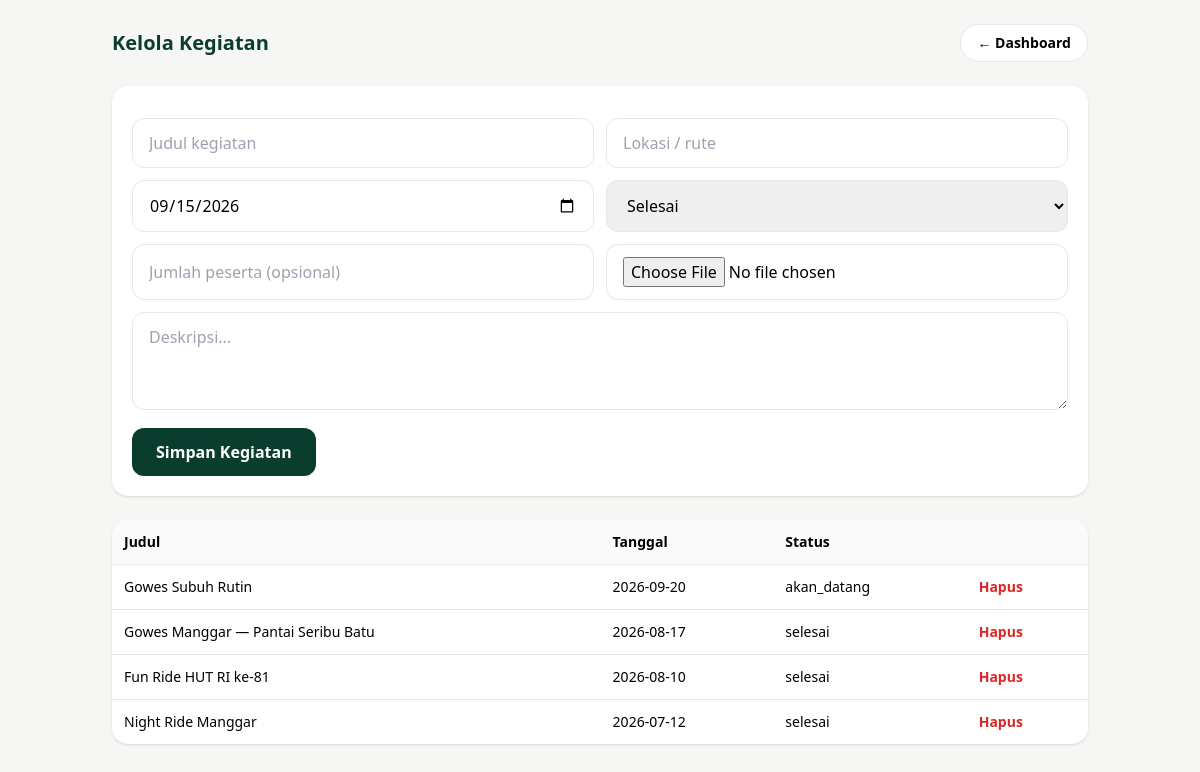
Page /admin/kegiatan.php (signed in) on the committed database.
### tables this page shows
CREATE TABLE IF NOT EXISTS kegiatan (
  id INT AUTO_INCREMENT PRIMARY KEY,
  judul VARCHAR(200) NOT NULL,
  slug VARCHAR(220) NOT NULL UNIQUE,
  tanggal DATE NOT NULL,
  lokasi VARCHAR(200) NOT NULL,
  deskripsi TEXT NOT NULL,
  foto_cover VARCHAR(255) DEFAULT NULL,
  status ENUM('akan_datang','selesai') NOT NULL DEFAULT 'selesai',
  peserta INT DEFAULT NULL,
  created_at TIMESTAMP DEFAULT CURRENT_TIMESTAMP,
  updated_at TIMESTAMP DEFAULT CURRENT_TIMESTAMP ON UPDATE CURRENT_TIMESTAMP,
  INDEX idx_tanggal (tanggal),
  INDEX idx_status (status)
);

### includes/functions.php (called while the page is built, shortened)
<?php
function e($s){ return htmlspecialchars($s??'',ENT_QUOTES,'UTF-8'); }

### admin/kegiatan.php (the view, shortened to what this page needs)
<?php require_once __DIR__.'/../includes/config.php'; require_once __DIR__.'/../includes/functions.php'; require_login();
$rows=[]; if($pdo) try{ $rows=$pdo->query("SELECT * FROM kegiatan ORDER BY tanggal DESC")->fetchAll(); }catch(Throwable $e){}
?>
<!doctype html><html lang="id"><head><script src="https://cdn.tailwindcss.com"></script></head><body class="bg-[#F6F7F4] min-h-screen">
<div class="max-w-5xl mx-auto p-4 md:p-6 space-y-6">
<div class="flex items-center justify-between"><h1 class="text-xl font-extrabold text-[#0B3D2E]">Kelola Kegiatan</h1><a href="<?=BASE_URL?>/admin/dashboard.php" class="px-4 py-2 rounded-full bg-white border text-sm font-bold">← Dashboard</a></div>
<form method="post" enctype="multipart/form-data" class="bg-white rounded-2xl p-5 shadow space-y-3">
<div class="grid md:grid-cols-2 gap-3">
<input name="judul" required placeholder="Judul kegiatan" class="px-4 py-3 rounded-xl border">
<input name="lokasi" required placeholder="Lokasi / rute" class="px-4 py-3 rounded-xl border">
<input name="tanggal" type="date" required value="<?=date('Y-m-d')?>" class="px-4 py-3 rounded-xl border">
<select name="status" class="px-4 py-3 rounded-xl border"><option value="selesai">Selesai</option><option value="akan_datang">Akan datang</option></select>
<input name="peserta" type="number" placeholder="Jumlah peserta (opsional)" class="px-4 py-3 rounded-xl border">
<input name="foto" type="file" accept="image/*" class="px-4 py-3 rounded-xl border bg-white">
</div>
<textarea name="deskripsi" rows="3" placeholder="Deskripsi..." class="w-full px-4 py-3 rounded-xl border"></textarea>
<button class="px-6 py-3 rounded-xl bg-[#0B3D2E] text-white font-bold">Simpan Kegiatan</button>
</form>
<div class="bg-white rounded-2xl shadow overflow-hidden">
<table class="w-full text-sm">
<tr class="bg-zinc-50 text-left"><th class="p-3">Judul</th><th class="p-3">Tanggal</th><th class="p-3">Status</th><th class="p-3"></th></tr>
<?php foreach($rows as $r): ?>
<tr class="border-t"><td class="p-3 font-medium"><?=e($r['judul'])?></td><td class="p-3"><?=e($r['tanggal'])?></td><td class="p-3"><?=e($r['status'])?></td><td class="p-3"><form method="post" onsubmit="return confirm('Hapus?')"><button class="text-red-600 font-bold">Hapus</button></form></td></tr>
<?php endforeach; if(!$rows): ?><tr><td colspan="4" class="p-6 text-center text-zinc-500">Belum ada data (atau DB belum aktif).</td></tr><?php endif; ?>
</table>
</div>
</div></body></html>

### rows in the picture
kegiatan: judul "Gowes Subuh Rutin", tanggal "2026-09-20", status "akan_datang"
kegiatan: judul "Gowes Manggar — Pantai Seribu Batu", tanggal "2026-08-17", status "selesai"
kegiatan: judul "Fun Ride HUT RI ke-81", tanggal "2026-08-10", status "selesai"
kegiatan: judul "Night Ride Manggar", tanggal "2026-07-12", status "selesai"
